Frame 1 (no input): blank canvas, image omitted
Frame 60 (the mouse pressed at the canvas centre just before this capture): blank canvas, image omitted
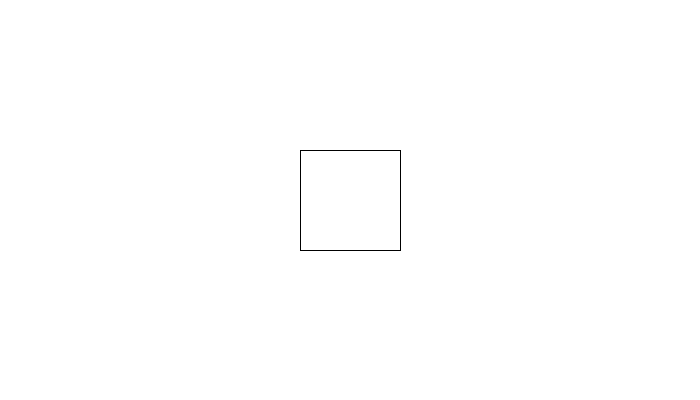
Frame 120 (the mouse held since frame 60 and released just before this capture)

The Processing sketch whose frames 1 and 60 were blank and that drew this single picture after the mouse press (run headless with seeded random() and noise(); from frame 60 on, the mouse is pressed at the canvas centre):

// Processing sketch: processing_35509
// ── processing_35509.pde

int numRect = 0;
float x = 100;
float y = 100;
int indexPosition = 0;

float[] rectXps = new float[0];
float[] rectYps = new float[0];

void setup() {
  size(700, 400);
  background(255);
  smooth();
}

void draw() {

  int i = 0;
  while (i < numRect) {
    rectMode(CENTER);
    rect(rectXps[i], rectYps[i], 100, 100);
    i=i+1;
  }

}

void mousePressed() {
  numRect = numRect + 1;

  rectXps = expand(rectXps, numRect);
  rectYps = expand(rectYps, numRect);

  rectXps[0] = mouseX;
  rectYps[0] = mouseY;

  //2. Now you want to put a value for the new rectanges xpos and ypos into the LAST position of the array. (hint numRect)
  // Remember that arrays start their count from 0. and you access an array by using [ ] brackets.
}
